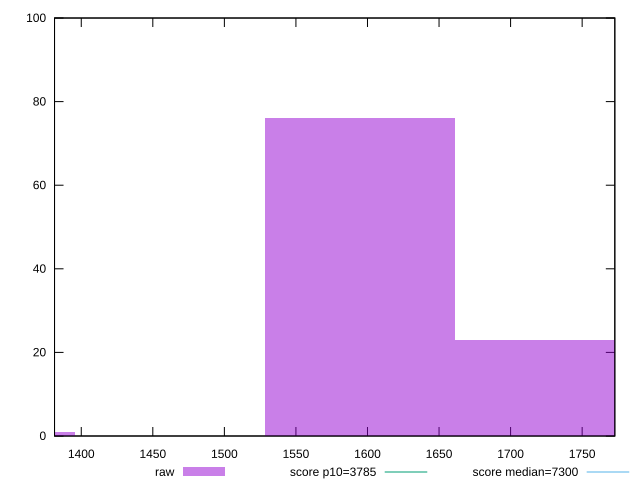

The gnuplot source for this figure:
reset

$raw <<EOF
1594.7470715935888 76
1727.6426608930547 23
1328.9558929946575 1
EOF

set key outside below
set boxwidth 132.89558929946574
set xrange [1381.3253999999997:1772.8284]
set yrange [0:100]
set trange [0:100]
set style fill transparent solid 0.5 noborder

set parametric
set terminal svg size 640, 490 enhanced background rgb 'white'
set output "reports/report_00031_2021-02-24T23-18-18.084Z/interactive/samples/card/raw/histogram.svg"

plot $raw title "raw" with boxes, \
     3785,t title "score p10=3785", \
     7300,t title "score median=7300"

reset
